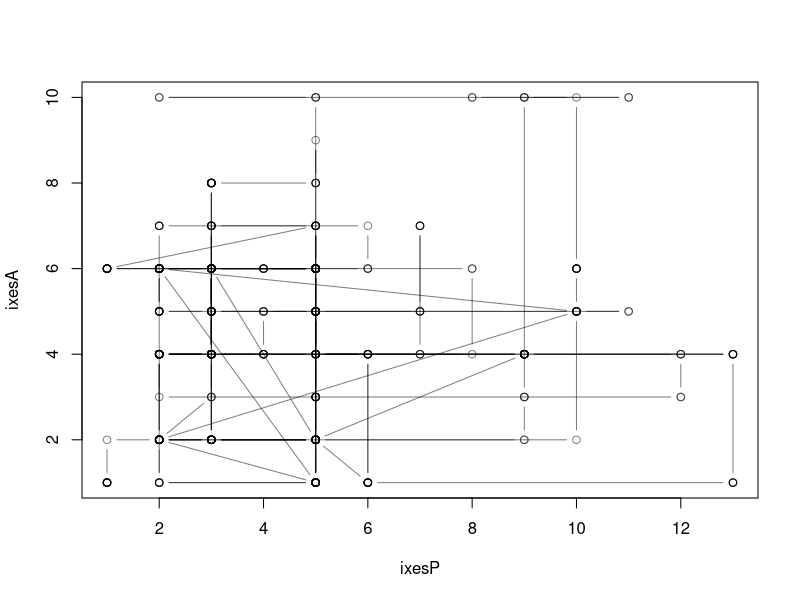

R code for this plot: (Note: this script raises an error after producing the figure.)
 

setwd('~/Dropbox/new.projects/recurrence-bundles')
a = read.table('low-satisfaction-dyad.txt',header=T,sep='\t',stringsAsFactors=FALSE)
colnames(a) = list('s','P','A')
pcodes = unique(a$P)
acodes = unique(a$A)

# the dichotomous codes
dichsP = matrix(0,nrow=dim(a)[1],ncol=length(pcodes))
dichsA = matrix(0,nrow=dim(a)[1],ncol=length(acodes))

# indices for the dichotomous codes
ixesP = unlist(lapply(a$P,function(x) {
  which(pcodes==x)
}))
ixesA = unlist(lapply(a$A,function(x) {
  which(acodes==x)
}))
plot(ixesP,ixesA,type='b',col=rgb(0,0,0,.5)) # state space

# add the 1 for the emotion
nSecs = 10
Alagged = matrix(0,nrow=nrow(dichsA)-nSecs+1,ncol=ncol(dichsA)*nSecs)
Plagged = matrix(0,nrow=nrow(dichsP)-nSecs+1,ncol=ncol(dichsP)*nSecs)
for (i in 1:length(ixesP)) {
  dichsP[i,ixesP[i]] = 1
  dichsA[i,ixesA[i]] = 1
  if (i >= nSecs) {
    Alagged[i-nSecs+1,] = as.vector(dichsA[(i-nSecs+1):i,])
    Plagged[i-nSecs+1,] = as.vector(dichsP[(i-nSecs+1):i,])
  }
}
lagged = cbind(Alagged,Plagged)
pcasol = princomp(lagged)


# get a rolling mean of 30s
library(caTools)
library(zoo)


allDat = cbind(dichsP,dichsA)






for (i in 1:dim(allDat)[2]) {
  allDat[,i] = allDat[,i] / mean(allDat[,i])
}




dat = runmean(allDat,k=100)
cc = 1-cor(t(dat))
dissim = as.dist(cc)
plot(hclust(dissim),col=rgb(allDat[,1],allDat[,2],allDat[,3]))

# get the bundles!
mypca = princomp(dat)

# seek bend
plot(mypca$sdev,type='b')

# plot the "path" in lower dimensional space
plot(mypca$scores[,1],mypca$scores[,2],type='b')

# see how emotions load
row.names(mypca$loadings) = c(pcodes,acodes)

plot(mypca$loadings[,1],mypca$loadings[,2],col='white')
text(mypca$loadings[,1],mypca$loadings[,2],c(pcodes,acodes))

plot(mypca$loadings[,3],mypca$loadings[,4],col='white')
text(mypca$loadings[,3],mypca$loadings[,4],c(pcodes,acodes))
